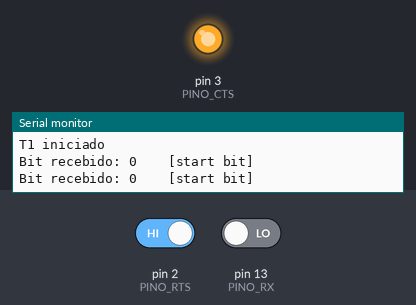
Bench run of a sketch on a simulated Arduino Uno, built with avr-gcc and run on an emulated ATmega328P. On the bench: output pins drawn as LEDs (lit = HIGH), the last lines printed to the serial monitor. The inputs (shaded band) are chosen by the test bench; at power-on: pin 2 (PINO_RTS) HIGH, pin 13 (PINO_RX) LOW.

Above: at 1.8 s.
1.9 s: pin 2 (PINO_RTS) driven LOW
At 3.2 s:
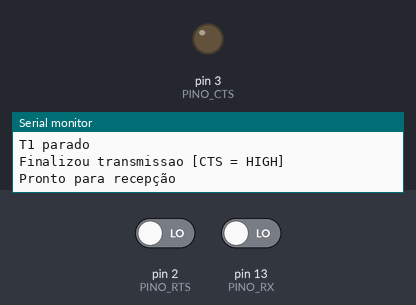
3.5 s: pin 2 (PINO_RTS) driven HIGH
At 4.5 s:
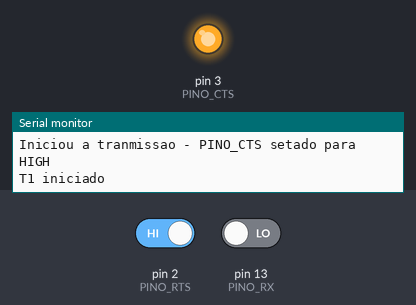
Timing chart, 0 to 6.5 s (numbered marks = the images above; inputs shaded):
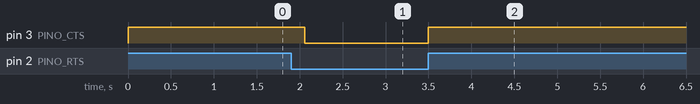

The sketch:

Serial.ino
```cpp
// ==== Digital PINs used ====
#define PINO_RX 13
#define PINO_TX 13
#define PINO_RTS 2
#define PINO_CTS 3
// ==== Digital PINs used ====

// ==== Transmission defines ====
#define BAUD_RATE 1
#define HALF_BAUD 1000/(2*BAUD_RATE)
#define START_BIT -1
// ==== Transmission defines ====

// ==== Data variables ====
// We use global variables so they're acessible
// inside the ISR(TIMER1_COMPRA_vect) function
char cur_letter = 0;
char cur_bit = -1;  // starts as -1 because the first bit is actually a marker (SB), not data
bool is_valid = false;
// ==== Data variables ====

#include "Temporizador.h"

// Calcule parity bit - odd or even
// This file refers to an odd Receiver
bool parity_bit(char lt){
  char ones_count = 0;
  for (int i = 0; i < 8; i++) {
    ones_count += bitRead(lt, i);
  }

  return ones_count % 2 != 1;
}

// Timer1 interrupt routine
// What to do every time 1s has passed?
ISR(TIMER1_COMPA_vect){
  bool read_bit = digitalRead(PINO_RX);
  Serial.print("Bit recebido: ");
  Serial.print(read_bit);

  switch (cur_bit) {
    case START_BIT:  // Start bit
      Serial.println("    [start bit]");
      if (read_bit == 0) return;
      break;
    case 8: // Parity Bit
      Serial.println("    [parity bit]");
      is_valid = (parity_bit(cur_letter) == read_bit);
      break;
    case 9: // End bit
      Serial.println("    [end bit]");
      if (is_valid) {
        Serial.print("caractere valido - ");
      } else {
        Serial.print("caractere invalido - ");
      }
      Serial.println(cur_letter);
      cur_letter = 0;
      cur_bit = -2;
      is_valid = false;
      break;
    default:
      bitWrite(cur_letter, cur_bit, read_bit);
      Serial.println("    [data bit]");
      break;
  }

  cur_bit++;  // Increment to next bit position
}

// Executada uma vez quando o Arduino reseta
void setup(){
  noInterrupts(); // Disable interrupts for startup
  Serial.begin(9600); // Configura porta serial (Serial Monitor - Ctrl + Shift + M)

  // Initialize all used PINs
  pinMode(PINO_RX, INPUT);
  pinMode(PINO_RTS, INPUT);
  pinMode(PINO_CTS, OUTPUT);

  // Configura timer
  configuraTemporizador(BAUD_RATE);
  // habilita interrupcoes
  Serial.println("Pronto para recepção");
  interrupts();
}

// O loop() eh executado continuamente (como um while(true))
void loop ( ) {
  if (digitalRead(PINO_RTS) == LOW) return;

  Serial.print("Iniciou a tranmissao - ");

  // Initialize global variables
  cur_letter = 0;
  cur_bit = -1;
  is_valid = false;

  digitalWrite(PINO_CTS, HIGH);
  Serial.println("PINO_CTS setado para HIGH");

  iniciaTemporizador();
  while (digitalRead(PINO_RTS) == HIGH) {
    delay(1000);
  }
  paraTemporizador();

  digitalWrite(PINO_CTS, LOW);
  Serial.println("Finalizou transmissao [CTS = HIGH]");
  Serial.println("Pronto para recepção");
}
```

Temporizador.h
```cpp
void configuraTemporizador(int baud_rate){
  int frequencia;
  frequencia = constrain(baud_rate,1,1500);
  //set timer1 interrupt
  TCCR1A = 0;// set entire TCCR1A register to 0
  TCCR1B = 0;// same for TCCR1B
  TCNT1  = 0;//initialize counter value to 0
  //OCR1A = contador;// = (16*10^6) / (10*1024) - 1 (must be <65536)
  OCR1A = ((16 * pow(10,6))/(1024*frequencia)) - 1;
  // turn on CTC mode (clear time on compare)
  TCCR1B |= (1 << WGM12);
  // Turn T1 off
  TCCR1B &= 0xF8;
  // Disable interrupts
  TIMSK1 = 0;
  TIFR1 = 0;
}

void iniciaTemporizador(){
  Serial.println("T1 iniciado");
  TCNT1 = 0;//initialize counter value to 0
  TIFR1 = 0;
  // enable timer compare interrupt
  TIMSK1 |= (1 << OCIE1A);
  // Set CS10 and CS12 bits for 1024 prescaler
  TCCR1B |= (1 << CS12) | (1 << CS10);
}

void paraTemporizador(){
  Serial.println("T1 parado");
    // Turn T1 off
  TCCR1B &= 0xF8;
  TIMSK1 = 0;
}
```

Measured:
- after the input at 1.9 s, pin 3 (PINO_CTS): HIGH → LOW after 0.16 s
- after the input at 3.5 s, pin 3 (PINO_CTS): LOW → HIGH at once
